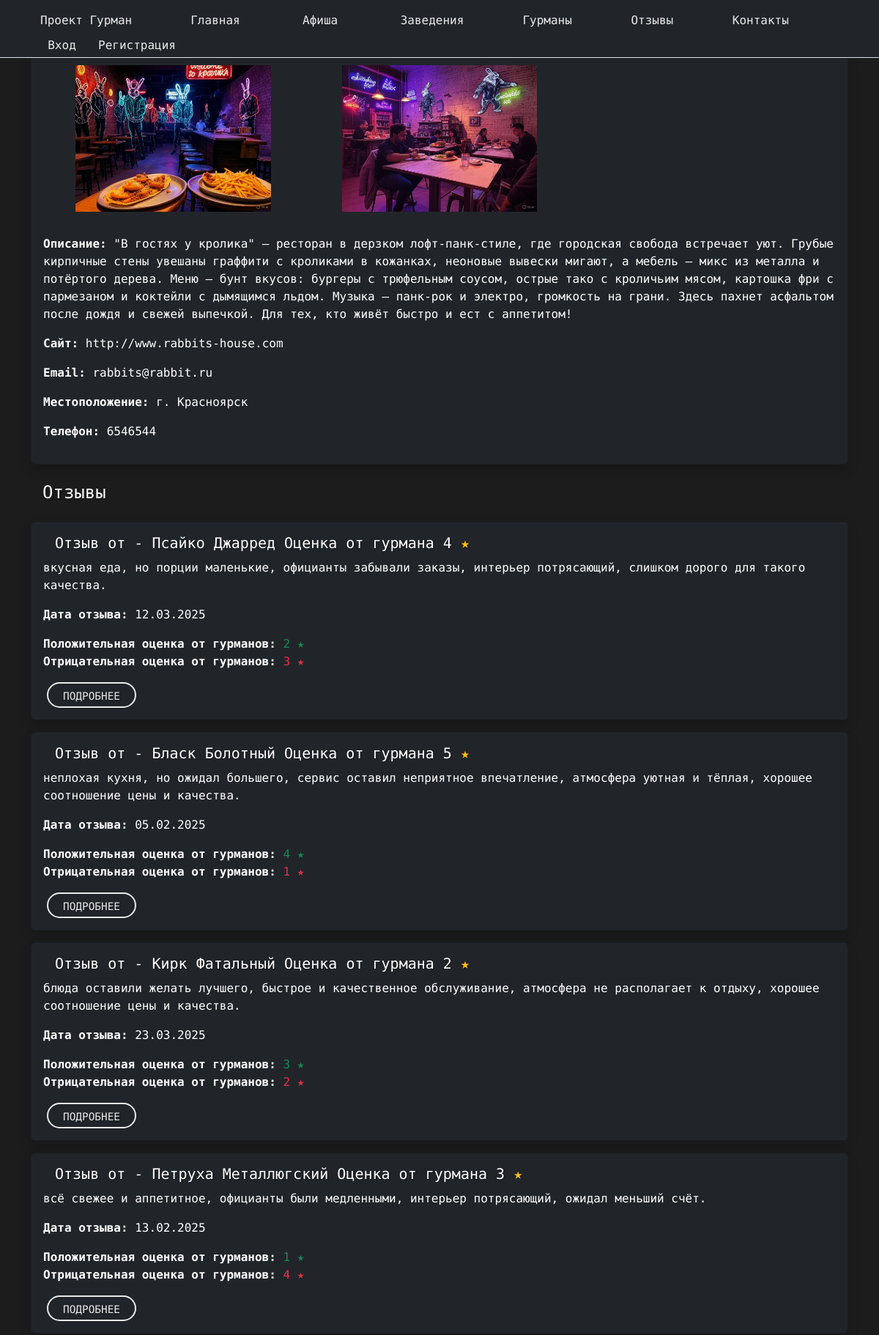
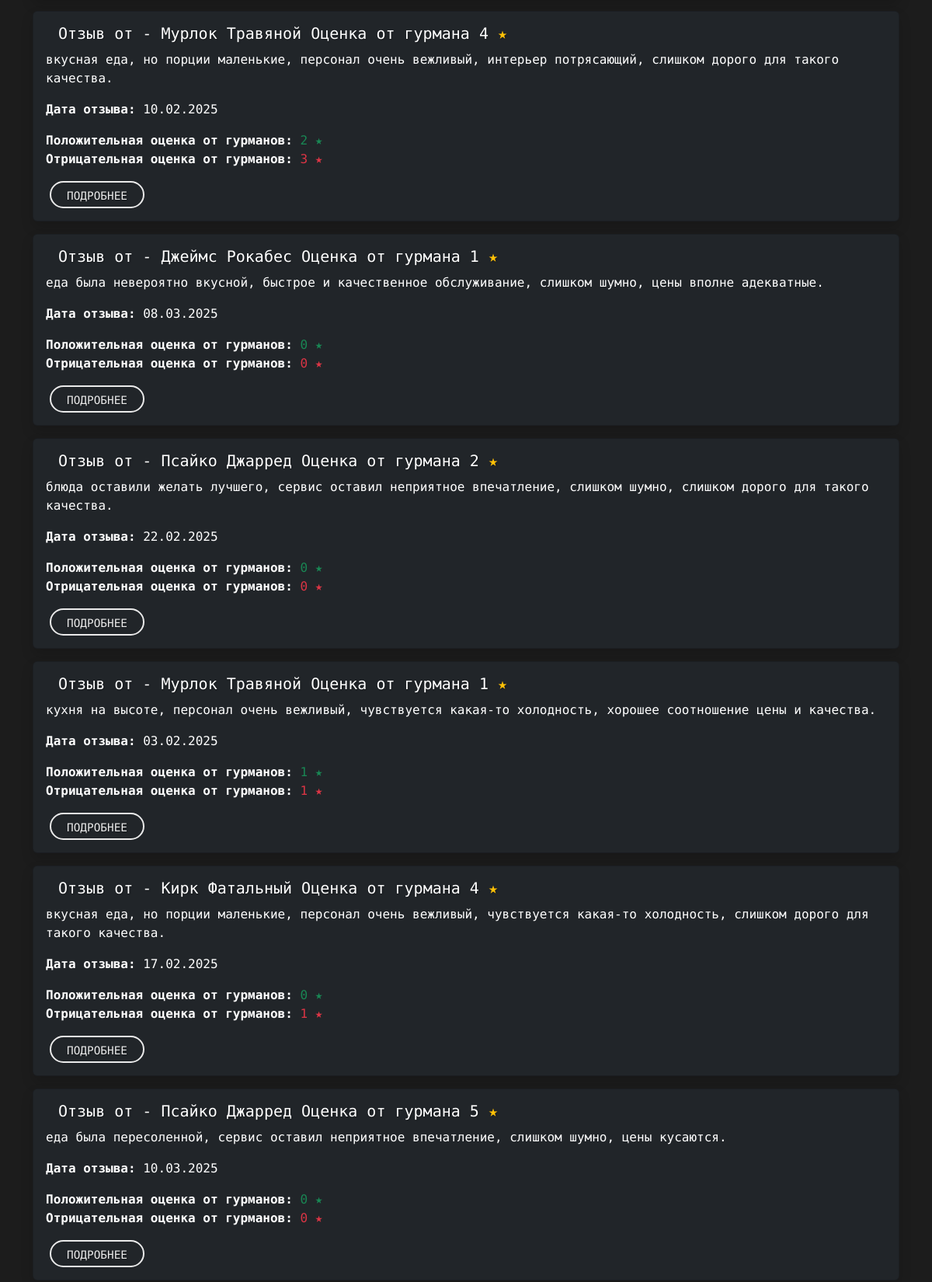
The app's page /place/rabbits/ (upper part) with its own data (2 pictures, top to bottom).
### landing/models.py (models this page shows, shortened)
class PlaceImage(models.Model):
    place = models.ForeignKey(Place, on_delete=models.CASCADE, related_name='images')
    image = models.ImageField(
        validators=[FileExtensionValidator(allowed_extensions=["jpg", "png", "webp"])],
        verbose_name="Фото заведения",
        upload_to="places/",
        blank=True,
        null=True
    )

class Place(models.Model):
    name = models.CharField(max_length=100)
    description = models.TextField()
    place_email = models.EmailField()
    location = models.TextField()
    rating = models.DecimalField(max_digits=3, decimal_places=1, default=0.0)
    phone = models.TextField(max_length=50)
    website = models.URLField(max_length=200, blank=True, null=True)
    owner = models.ForeignKey(
        settings.AUTH_USER_MODEL,
        on_delete=models.SET_NULL,
        null=True,
        blank=True,
        related_name='owned_places'
    )
    slug = models.SlugField(max_length=100, blank=True, unique=True, verbose_name="Слаг")

class Review(models.Model):
    name = models.CharField(max_length=50)
    review_date = models.DateTimeField(auto_now_add=True)
    description = models.TextField()
    gourmand_rating = models.IntegerField(null=True, blank=True, default=None)
    positive_rating = models.IntegerField(default=0)
    negative_rating = models.IntegerField(default=0)
    gourmand = models.ForeignKey(
        settings.AUTH_USER_MODEL,
        on_delete=models.DO_NOTHING,
        related_name='reviews'
    )
    place = models.ForeignKey('Place', on_delete=models.CASCADE, related_name='reviews')
    slug = models.SlugField(max_length=100, blank=True, unique=True, verbose_name="Слаг")

class User(AbstractBaseUser, PermissionsMixin):
    ROLE_CHOICES = (
        ("gourmand", "Гурман"),
        ("owner", "Владелец заведения"),
    )
    email = models.EmailField(unique=True)
    first_name = models.CharField(max_length=30, blank=True)
    last_name = models.CharField(max_length=30, blank=True)
    role = models.CharField(max_length=10, choices=ROLE_CHOICES, default="gourmand", db_index=True)
    is_active = models.BooleanField(default=True)
    is_staff = models.BooleanField(default=False)
    slug = models.SlugField(max_length=100, blank=True, unique=True, verbose_name="Слаг")
    date_joined = models.DateTimeField(auto_now_add=True, db_index=True)
    objects = UserManager()
    USERNAME_FIELD = "email"
    REQUIRED_FIELDS = ["first_name", "last_name"]

### landing/views.py (the view, shortened to what this page needs)
# urls.py: path('place/<slug:slug>/', views.place, name='place'),
def place(request, slug):
    place_obj = get_object_or_404(Place, slug=slug)
    reviews = Review.objects.filter(place=place_obj)
    context = {
        'place': place_obj,
        'reviews': reviews,
    }
    return render(request, 'places/place.html', context)

### templates/places/place.html (shortened to what this page needs)
{% extends 'landing/base.html' %}
{% load static math_filters %}
{% block content %}
<div class="container my-4 my-md-5">
    <div class="card bg-dark text-white shadow mt-4">
        {% if place.images.exists %}
            <div class="row g-2 p-3">
                {% for image in place.images.all %}
                    <div class="col-md-4">
                        <img src="{{ image.image.url }}"
                             class="card-img-top img-fluid rounded"
                             alt="{{ place.name }}"
                             style="height: 200px; object-fit: contain; cursor: pointer;"
                             data-bs-toggle="modal"
                             data-bs-target="#imageModal"
                             data-bs-image="{{ image.image.url }}">
                    </div>
                {% endfor %}
            </div>
        {% else %}
            <img src="{% static 'landing/img/default.png' %}"
                 class="card-img-top img-fluid"
                 alt="{{ place.name }}"
                 style="height: 200px; object-fit: contain;">
        {% endif %}
        <div class="card-body">
            <p><strong>Описание:</strong> {{ place.description }}</p>
            <p><strong>Сайт:</strong> {{ place.website }}</p>
            <p><strong>Email:</strong> {{ place.place_email }}</p>
            <p><strong>Местоположение:</strong> {{ place.location }}</p>
            <p><strong>Телефон:</strong> {{ place.phone }}</p>
        </div>
    </div>
    {% if reviews %}
        <h3 class="mt-4 custom-text-color">Отзывы</h3>
        {% for review in reviews %}
            <div class="card bg-dark text-white shadow mt-3">
                <div class="card-body">
                    <h5 class="custom-text-color">Отзыв от - {{ review.gourmand.first_name }} {{ review.gourmand.last_name }} Оценка от гурмана {{ review.gourmand_rating }} <span class="text-warning">★</span></h5>
                    <p>{{ review.description|truncatewords:20 }}</p>
                    <p><strong>Дата отзыва:</strong> {{ review.review_date|date:"d.m.Y" }}</p>
                    <p>
                        <strong>Положительная оценка от гурманов:</strong>
                        <span class="text-success">{{ review.positive_rating }} ★</span><br>
                        <strong>Отрицательная оценка от гурманов:</strong>
                        <span class="text-danger">{{ review.negative_rating }} ★</span>
                    </p>
                    <div class="button_user">
                        <a href="{% url 'review' review.id %}" class="custom-button custom-text-color">Подробнее</a>
                    </div>
                </div>
            </div>
        {% endfor %}
    {% endif %}
</div>
{% endblock %}

### landing/static/landing/css/style.css (style rules this page uses)
body { background-color: #1c1c1c; color: white; font-family: 'LXGW WenKai Mono TC', 'Arial', sans-serif; min-height: 100vh; display: flex; flex-direction: column; }
a { color: #1f1f1f; text-decoration: none !important; outline: none !important; transition: all 0.3s ease-in-out; }
h1, h2, h3, h4, h5, h6 { letter-spacing: 0; font-weight: normal; position: relative; padding: 0 0 10px 0; line-height: normal; color: #111111; margin: 0; }
h3 { font-size: 24px; }
h5 { font-size: 20px; }
.button_user a { float: left; min-width: 75px; height: 35px; text-align: center; line-height: 35px; position: relative; padding: 0 15px; margin: 0 2px; }
.button_user .custom-button { display: inline-block; min-width: 120px; height: 35px; line-height: 35px; text-align: center; padding: 0 20px; margin: 0 5px; color: #eaeaea; border: 2px solid #eaeaea; border-radius: 25px; transition: all 0.3s ease; text-transform: uppercase; font-size: 0.9rem; }
.custom-text-color { color: #eaeaea; padding-right: 1rem; padding-left: 1rem; }
.card-body { padding-top: 1rem!important; padding-right: 1rem!important; }
.custom-text-color { color: #fff; text-shadow: 1px 1px 2px rgba(0, 0, 0, 0.3); }
.custom-text-color span { color: #FFC107!important; }

### records on screen
PlaceImage: image (picture)
PlaceImage: image (picture)
Place: description "\"В гостях у кролика\" — ресторан в дерзком лофт-панк-стиле, где городская свобода встречает уют. Грубые кирпичные стены увешаны граффити с кроликами в кожанках, неоновые вывески мигают, а мебель — микс из металла и потёртого дерева. Меню — бунт вкусов: бургеры с трюфельным соусом, острые тако с кроличьим мясом, картошка фри с пармезаном и коктейли с дымящимся льдом. Музыка — панк-рок и электро, громкость на грани. Здесь пахнет асфальтом после дождя и свежей выпечкой. Для тех, кто живёт быстро и ест с аппетитом!", website "http://www.rabbits-house.com", place_email "rabbits@rabbit.ru", location "г. Красноярск", phone "6546544"
Review: gourmand.first_name "Псайко", gourmand.last_name "Джарред", gourmand_rating "4", description "вкусная еда, но порции маленькие, официанты забывали заказы, интерьер потрясающий, слишком дорого для такого качества.", review_date "12.03.2025", positive_rating "2", negative_rating "3"
Review: gourmand.first_name "Бласк", gourmand.last_name "Болотный", gourmand_rating "5", description "неплохая кухня, но ожидал большего, сервис оставил неприятное впечатление, атмосфера уютная и тёплая, хорошее соотношение цены и качества.", review_date "05.02.2025", positive_rating "4", negative_rating "1"
Review: gourmand.first_name "Кирк", gourmand.last_name "Фатальный", gourmand_rating "2", description "блюда оставили желать лучшего, быстрое и качественное обслуживание, атмосфера не располагает к отдыху, хорошее соотношение цены и качества.", review_date "23.03.2025", positive_rating "3", negative_rating "2"
Review: gourmand.first_name "Петруха", gourmand.last_name "Металлюгский", gourmand_rating "3", description "всё свежее и аппетитное, официанты были медленными, интерьер потрясающий, ожидал меньший счёт.", review_date "13.02.2025", positive_rating "1", negative_rating "4"
Review: gourmand.first_name "Мурлок", gourmand.last_name "Травяной", gourmand_rating "4", description "вкусная еда, но порции маленькие, персонал очень вежливый, интерьер потрясающий, слишком дорого для такого качества.", review_date "10.02.2025", positive_rating "2", negative_rating "3"
Review: gourmand.first_name "Джеймс", gourmand.last_name "Рокабес", gourmand_rating "1", description "еда была невероятно вкусной, быстрое и качественное обслуживание, слишком шумно, цены вполне адекватные.", review_date "08.03.2025", positive_rating "0", negative_rating "0"
Review: gourmand.first_name "Псайко", gourmand.last_name "Джарред", gourmand_rating "2", description "блюда оставили желать лучшего, сервис оставил неприятное впечатление, слишком шумно, слишком дорого для такого качества.", review_date "22.02.2025", positive_rating "0", negative_rating "0"
Review: gourmand.first_name "Мурлок", gourmand.last_name "Травяной", gourmand_rating "1", description "кухня на высоте, персонал очень вежливый, чувствуется какая-то холодность, хорошее соотношение цены и качества.", review_date "03.02.2025", positive_rating "1", negative_rating "1"
Review: gourmand.first_name "Кирк", gourmand.last_name "Фатальный", gourmand_rating "4", description "вкусная еда, но порции маленькие, персонал очень вежливый, чувствуется какая-то холодность, слишком дорого для такого качества.", review_date "17.02.2025", positive_rating "0", negative_rating "1"
Review: gourmand.first_name "Псайко", gourmand.last_name "Джарред", gourmand_rating "5", description "еда была пересоленной, сервис оставил неприятное впечатление, слишком шумно, цены кусаются.", review_date "10.03.2025", positive_rating "0", negative_rating "0"
